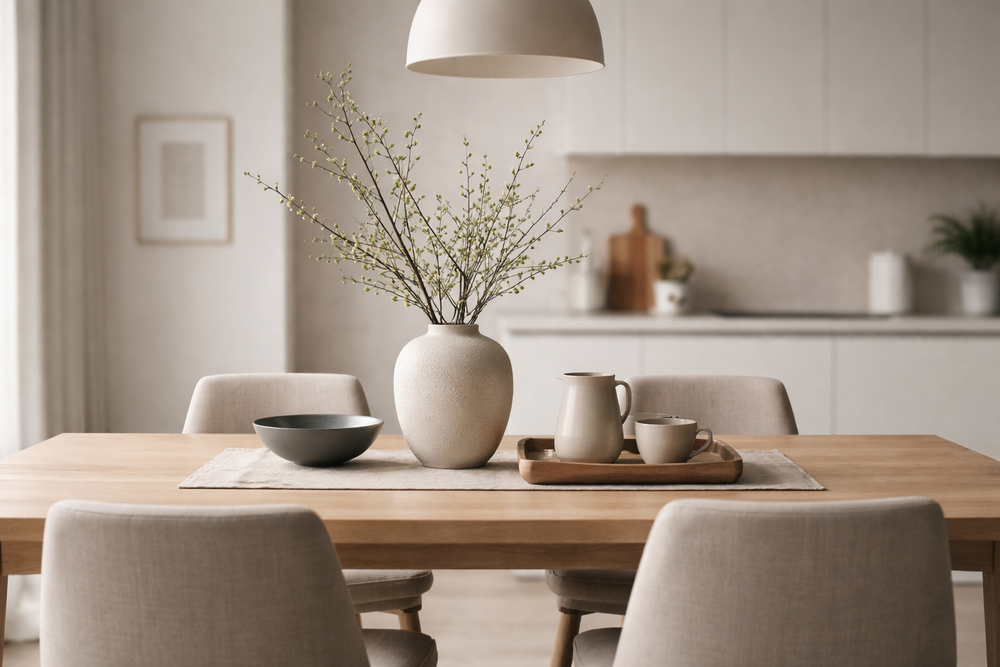
#> input picture dip/ex3.png, 1000 x 667 px, shrunk from 1536 x 1024 before the run, found by its file name
$ python lab1dip.py
#> lines starting #> are read from the running program, lines starting #| are printed output that depends on the picture; after the words box and inside, x2 and y2 are one past the last pixel; in counts of white or black regions, pixels touching at a corner belong together
from PIL import Image
import numpy as np
import matplotlib.pyplot as plt

img = Image.open("/Users/vishrutgrover/coding/sem6/dip/ex3.png")
#> img is the input picture: PIL image 1000x667 RGB; mean R, G, B 161, 146.9, 134.5
imgarr = np.array(img)

R = imgarr[:, :, 0]
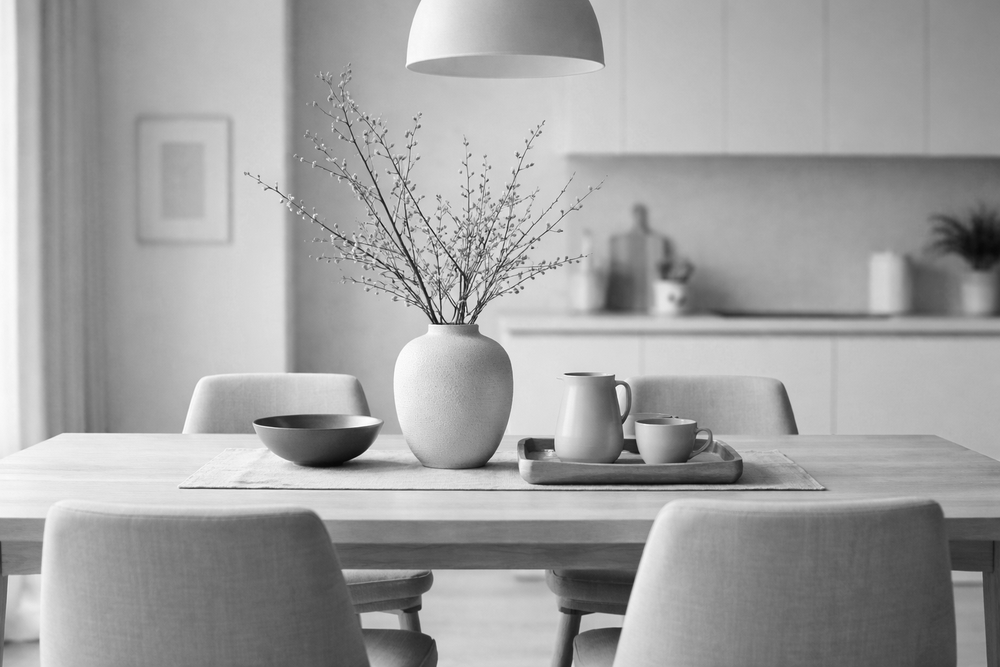
#> R: shape (667, 1000); min 7, max 255, mean 161
G = imgarr[:, :, 1]
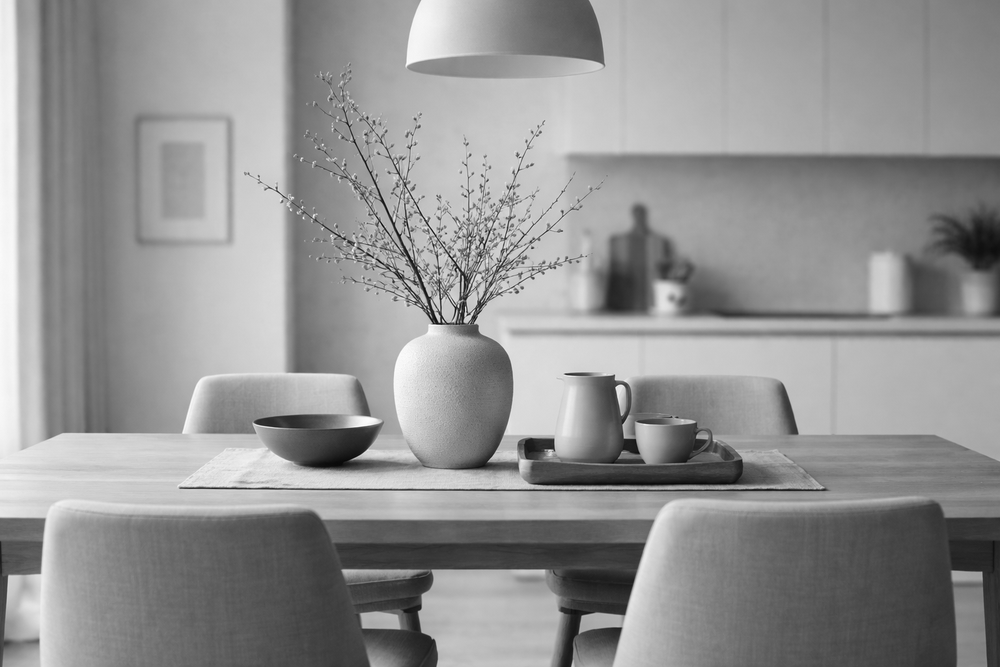
#> G: shape (667, 1000); min 7, max 255, mean 146.9
B = imgarr[:, :, 2]
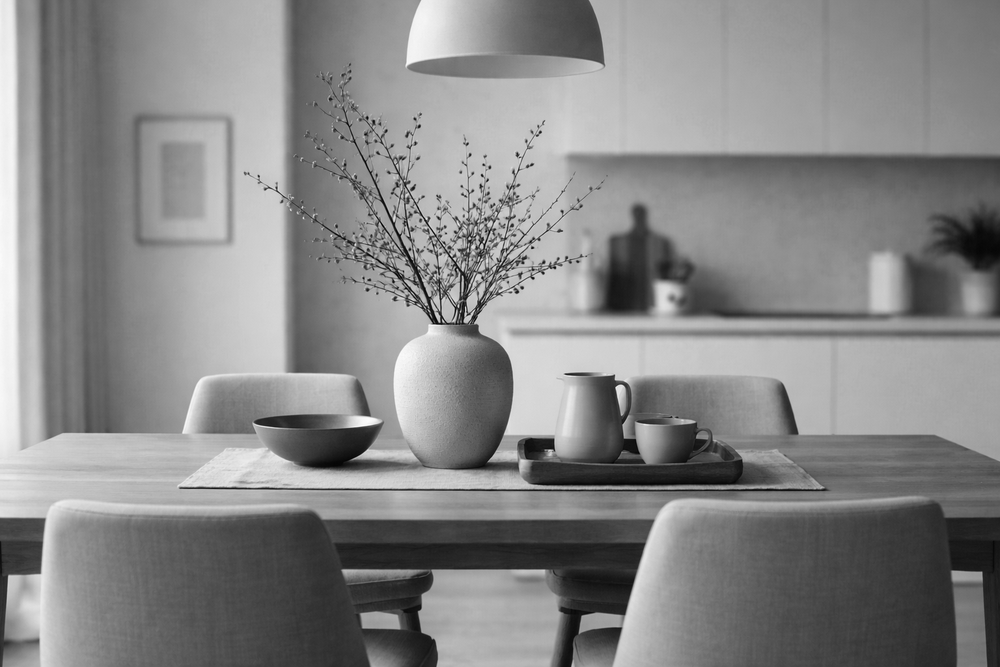
#> B: shape (667, 1000); min 0, max 255, mean 134.5

gray = np.mean(imgarr, axis=2).astype(np.uint8)
neg_gray = 255 - gray
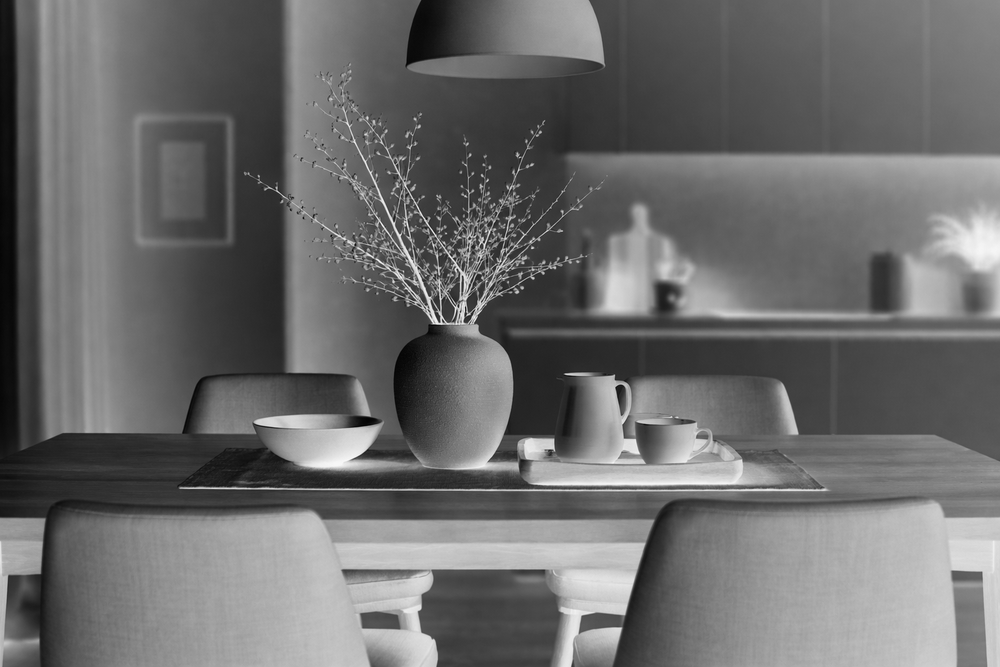
#> neg_gray: shape (667, 1000); min 0, max 248, mean 107.9

threshold = 128
binary = (gray > threshold) * 255
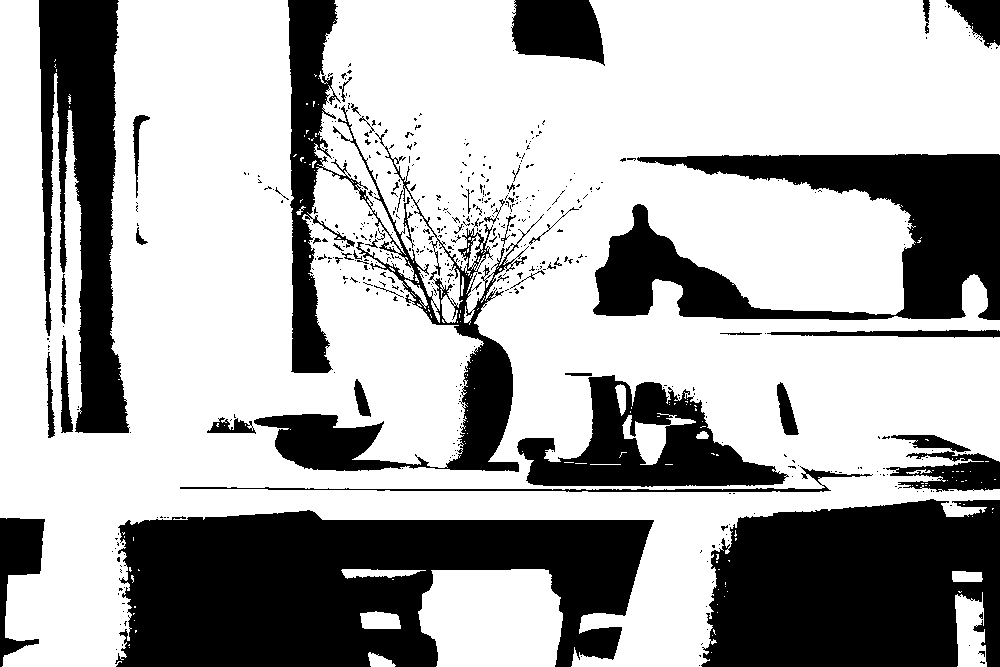
#> binary: shape (667, 1000) int64; 67.1% white; 527 black regions (473 under 20 px), largest, box (x1, y1, x2, y2) and area: (115, 510, 654, 667) 60068, (701, 499, 1000, 667) 42658, (593, 154, 1000, 320) 31229
binary_neg = 255 - binary

plt.figure(figsize=(12, 8))

plt.subplot(2, 4, 1)
plt.imshow(img)
plt.title('Original')
plt.axis('off')

plt.subplot(2, 4, 2)
plt.imshow(R, cmap='Reds')
plt.title('Red')
plt.axis('off')

plt.subplot(2, 4, 3)
plt.imshow(G, cmap='Greens')
plt.title('Green')
plt.axis('off')

plt.subplot(2, 4, 4)
plt.imshow(B, cmap='Blues')
plt.title('Blue')
plt.axis('off')

plt.subplot(2, 4, 5)
plt.imshow(gray, cmap='gray')
plt.title('Grayscale')
plt.axis('off')

plt.subplot(2, 4, 6)
plt.imshow(neg_gray, cmap='gray')
plt.title('Gray Negative')
plt.axis('off')

plt.subplot(2, 4, 7)
plt.imshow(binary, cmap='gray')
plt.title('Binary')
plt.axis('off')

plt.subplot(2, 4, 8)
plt.imshow(binary_neg, cmap='gray')
plt.title('Binary Negative')
plt.axis('off')

plt.tight_layout()
plt.show()
